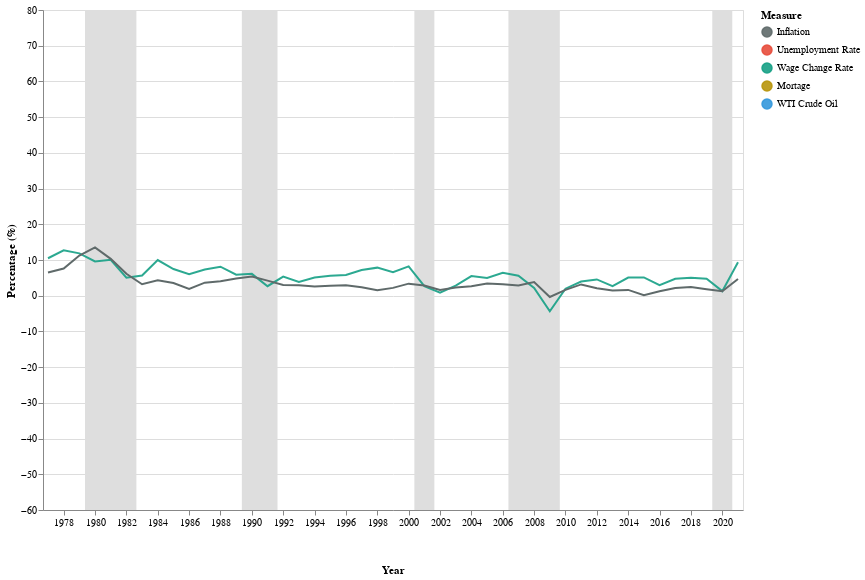

The notebook cell this image was saved under:
### Code cell
measurements = ['Unemployment Rate','Wage Change Rate','Mortage','WTI Crude Oil']

selection = alt.selection_single(
    fields=['Measure'], # limit selection to the Measure field
    init={'Measure': 'Wage Change Rate'}, # start with unemployment rate
    bind=alt.binding_select(options= measurements, name='Select a Measure to compare against Inflation ') # bind to a menu of unique genre values
)

scales = alt.selection_interval(bind='scales', encodings=['x'])

measurelines = alt.Chart(data).mark_line().encode(
    alt.X('Year:T', axis = alt.Axis(title = 'Year')),
    alt.Y('Value:Q',  axis = alt.Axis(title = 'Percentage (%)')),
    color = alt.Color('Measure', scale = alt.Scale(
        domain =['Inflation', 'Unemployment Rate','Wage Change Rate','Mortage','WTI Crude Oil'],
        range= ['#5F6A6A', '#E74C3C ','#16A085','#B7950B ','#3498DB '])
    ),
    opacity = alt.condition(selection, alt.value(0.9),alt.value(0.05)),
)

label = alt.selection_single(
    encodings=['x'], # limit selection to x-axis value
    on='mouseover',  # select on mouseover events
    nearest=True,    # select data point nearest the cursor
    empty='none'     # empty selection includes no data points
)

rec = alt.Chart(data).mark_bar(color = '#dedede', size = 20).encode(
    alt.X('Year:T'),
    alt.Y('Recession:Q', axis = alt.Axis(title = 'Percentage (%)')),
    alt.Y2('Recession2:Q'),
)

line_chart = measurelines.add_selection(
    selection
)

measurementpoint_chart = alt.layer(
  
   alt.Chart().mark_rule(color='#aaa').encode(
        x='Year:T'
    ).transform_filter(label),
    
    # add circle marks for selected time points, hide unselected points
    measurelines.mark_circle().encode(
        opacity=alt.condition(label, alt.value(1), alt.value(0))
    ).add_selection(label),

    inflationline.mark_circle().encode(
        opacity=alt.condition(label, alt.value(1), alt.value(0))
    ).transform_filter(label),


    # add white stroked text to provide a legible background for labels
    measurelines.mark_text(align='left', dx=5, dy=-5).encode(
        text='Value:Q'
    ).transform_filter(label),

    rec.mark_text(align = 'center', dx = 5, dy = 20).encode(
        text = 'Recession_Type:N'
    ).transform_filter(label),

    inflationline.mark_text(align='left', dx=5, dy=-5).encode(
        text='Inflation:Q'
    ).transform_filter(label),

    data=data  
)

chart = alt.layer(
   rec,
   line_chart,
   inflationline,
  measurementpoint_chart
).encode(
    alt.Y(axis = alt.Axis(title = 'Percentage (%)')),
    alt.X(axis = alt.Axis(grid = False, minExtent = 50)),

).properties(
    width = 700,
    height = 500,
).transform_filter(
    selection
).interactive(bind_y = False)

chart

### Figure 1 — Vega-Lite specification as saved in the notebook (floating-point values rounded to 4 significant figures; data arrays with more than 128 entries replaced by an {"elided": "..."} marker saying what was removed)
{"config": {"view": {"continuousWidth": 400, "continuousHeight": 300}}, "layer": [{"mark": {"type": "bar", "color": "#dedede", "size": 20}, "encoding": {"x": {"field": "Year", "type": "temporal"}, "y": {"axis": {"title": "Percentage (%)"}, "field": "Recession", "type": "quantitative"}, "y2": {"field": "Recession2"}}, "selection": {"selector010": {"type": "interval", "bind": "scales", "encodings": ["x"]}}}, {"mark": "line", "encoding": {"color": {"field": "Measure", "scale": {"domain": ["Inflation", "Unemployment Rate", "Wage Change Rate", "Mortage", "WTI Crude Oil"], "range": ["#5F6A6A", "#E74C3C ", "#16A085", "#B7950B ", "#3498DB "]}, "type": "nominal"}, "opacity": {"condition": {"value": 0.9, "selection": "selector007"}, "value": 0.05}, "x": {"axis": {"title": "Year"}, "field": "Year", "type": "temporal"}, "y": {"axis": {"title": "Percentage (%)"}, "field": "Value", "type": "quantitative"}}, "selection": {"selector007": {"type": "single", "fields": ["Measure"], "init": {"Measure": "Wage Change Rate"}, "bind": {"input": "select", "options": ["Unemployment Rate", "Wage Change Rate", "Mortage", "WTI Crude Oil"], "name": "Select a Measure to compare against Inflation "}}}}, {"mark": "line", "encoding": {"color": {"value": "#5F6A6A"}, "x": {"field": "Year", "type": "temporal"}, "y": {"field": "Inflation", "type": "quantitative"}}}, {"layer": [{"mark": {"type": "rule", "color": "#aaa"}, "encoding": {"x": {"field": "Year", "type": "temporal"}}, "transform": [{"filter": {"selection": "selector009"}}]}, {"mark": "circle", "encoding": {"color": {"field": "Measure", "scale": {"domain": ["Inflation", "Unemployment Rate", "Wage Change Rate", "Mortage", "WTI Crude Oil"], "range": ["#5F6A6A", "#E74C3C ", "#16A085", "#B7950B ", "#3498DB "]}, "type": "nominal"}, "opacity": {"condition": {"value": 1, "selection": "selector009"}, "value": 0}, "x": {"axis": {"title": "Year"}, "field": "Year", "type": "temporal"}, "y": {"axis": {"title": "Percentage (%)"}, "field": "Value", "type": "quantitative"}}, "selection": {"selector009": {"type": "single", "encodings": ["x"], "on": "mouseover", "nearest": true, "empty": "none"}}}, {"mark": "circle", "encoding": {"color": {"value": "#5F6A6A"}, "opacity": {"condition": {"value": 1, "selection": "selector009"}, "value": 0}, "x": {"field": "Year", "type": "temporal"}, "y": {"field": "Inflation", "type": "quantitative"}}, "transform": [{"filter": {"selection": "selector009"}}]}, {"mark": {"type": "text", "align": "left", "dx": 5, "dy": -5}, "encoding": {"color": {"field": "Measure", "scale": {"domain": ["Inflation", "Unemployment Rate", "Wage Change Rate", "Mortage", "WTI Crude Oil"], "range": ["#5F6A6A", "#E74C3C ", "#16A085", "#B7950B ", "#3498DB "]}, "type": "nominal"}, "opacity": {"condition": {"value": 0.9, "selection": "selector007"}, "value": 0.05}, "text": {"field": "Value", "type": "quantitative"}, "x": {"axis": {"title": "Year"}, "field": "Year", "type": "temporal"}, "y": {"axis": {"title": "Percentage (%)"}, "field": "Value", "type": "quantitative"}}, "transform": [{"filter": {"selection": "selector009"}}]}, {"mark": {"type": "text", "align": "center", "dx": 5, "dy": 20}, "encoding": {"text": {"field": "Recession_Type", "type": "nominal"}, "x": {"field": "Year", "type": "temporal"}, "y": {"axis": {"title": "Percentage (%)"}, "field": "Recession", "type": "quantitative"}, "y2": {"field": "Recession2"}}, "transform": [{"filter": {"selection": "selector009"}}]}, {"mark": {"type": "text", "align": "left", "dx": 5, "dy": -5}, "encoding": {"color": {"value": "#5F6A6A"}, "text": {"field": "Inflation", "type": "quantitative"}, "x": {"field": "Year", "type": "temporal"}, "y": {"field": "Inflation", "type": "quantitative"}}, "transform": [{"filter": {"selection": "selector009"}}]}]}], "data": {"name": "data-bd1f8e301a99392e15b0265ea206301f"}, "encoding": {"x": {"axis": {"grid": false, "minExtent": 50}}, "y": {"axis": {"title": "Percentage (%)"}}}, "height": 500, "transform": [{"filter": {"selection": "selector007"}}], "width": 700, "$schema": "https://vega.github.io/schema/vega-lite/v4.17.0.json", "datasets": {"data-bd1f8e301a99392e15b0265ea206301f": {"elided": "180 records"}}}
